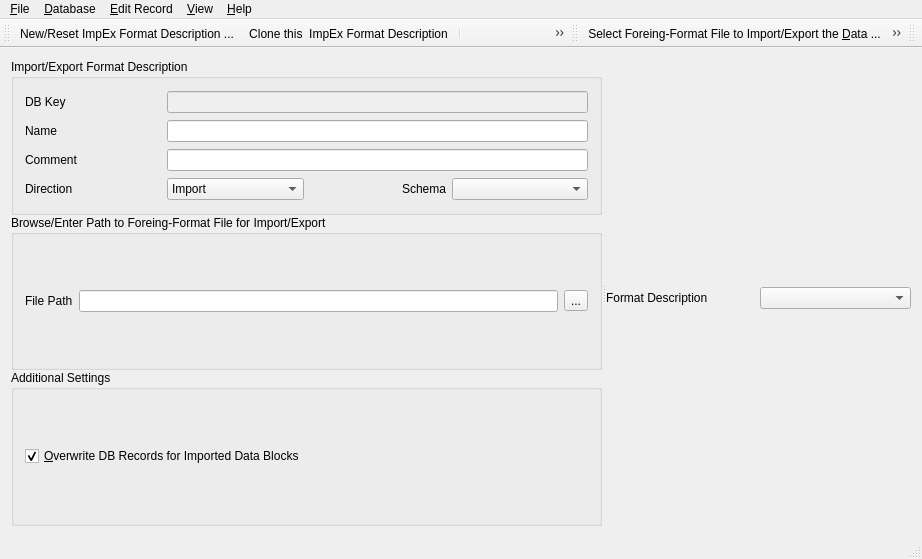
<?xml version="1.0" encoding="UTF-8"?>
<ui version="4.0">
 <class>FormatImpexWidget</class>
 <widget class="QMainWindow" name="FormatImpexWidget">
  <property name="windowModality">
   <enum>Qt::WindowModality::WindowModal</enum>
  </property>
  <property name="geometry">
   <rect>
    <x>0</x>
    <y>0</y>
    <width>922</width>
    <height>559</height>
   </rect>
  </property>
  <property name="windowTitle">
   <string>ImpEx Format Assemble Widget</string>
  </property>
  <widget class="QWidget" name="centralWidget">
   <layout class="QVBoxLayout" name="verticalLayout_5">
    <item>
     <widget class="QSplitter" name="splitter">
      <property name="orientation">
       <enum>Qt::Orientation::Horizontal</enum>
      </property>
      <widget class="QWidget" name="widget" native="true">
       <layout class="QVBoxLayout" name="verticalLayout_3">
        <property name="spacing">
         <number>0</number>
        </property>
        <property name="leftMargin">
         <number>0</number>
        </property>
        <property name="topMargin">
         <number>0</number>
        </property>
        <property name="rightMargin">
         <number>0</number>
        </property>
        <property name="bottomMargin">
         <number>0</number>
        </property>
        <item>
         <widget class="QGroupBox" name="groupBox_4">
          <property name="title">
           <string>Import/Export Format Description</string>
          </property>
          <layout class="QGridLayout" name="gridLayout">
           <item row="1" column="0">
            <widget class="QLabel" name="label_6">
             <property name="text">
              <string>Name</string>
             </property>
            </widget>
           </item>
           <item row="1" column="1" colspan="3">
            <widget class="QLineEdit" name="nameEdit"/>
           </item>
           <item row="2" column="0">
            <widget class="QLabel" name="label_7">
             <property name="text">
              <string>Comment</string>
             </property>
            </widget>
           </item>
           <item row="2" column="1" colspan="3">
            <widget class="QLineEdit" name="descEdit"/>
           </item>
           <item row="3" column="0">
            <widget class="QLabel" name="label_8">
             <property name="text">
              <string>Direction</string>
             </property>
             <property name="alignment">
              <set>Qt::AlignmentFlag::AlignLeading|Qt::AlignmentFlag::AlignLeft|Qt::AlignmentFlag::AlignVCenter</set>
             </property>
            </widget>
           </item>
           <item row="3" column="3">
            <widget class="QComboBox" name="schemaBox"/>
           </item>
           <item row="3" column="1">
            <widget class="QComboBox" name="direcBox">
             <item>
              <property name="text">
               <string>Import</string>
              </property>
             </item>
             <item>
              <property name="text">
               <string>Export</string>
              </property>
             </item>
             <item>
              <property name="text">
               <string>Update</string>
              </property>
             </item>
            </widget>
           </item>
           <item row="3" column="2">
            <widget class="QLabel" name="label_2">
             <property name="text">
              <string>Schema</string>
             </property>
             <property name="alignment">
              <set>Qt::AlignmentFlag::AlignRight|Qt::AlignmentFlag::AlignTrailing|Qt::AlignmentFlag::AlignVCenter</set>
             </property>
            </widget>
           </item>
           <item row="0" column="0">
            <widget class="QLabel" name="label_3">
             <property name="toolTip">
              <string>automatically generated when saving the record</string>
             </property>
             <property name="text">
              <string>DB Key</string>
             </property>
            </widget>
           </item>
           <item row="0" column="1" colspan="3">
            <widget class="QLineEdit" name="keyNoEdit">
             <property name="enabled">
              <bool>false</bool>
             </property>
             <property name="toolTip">
              <string>database record key</string>
             </property>
             <property name="readOnly">
              <bool>true</bool>
             </property>
            </widget>
           </item>
          </layout>
         </widget>
        </item>
        <item>
         <widget class="QGroupBox" name="groupBox_5">
          <property name="title">
           <string>Browse/Enter Path to Foreing-Format File for Import/Export</string>
          </property>
          <layout class="QGridLayout" name="gridLayout_2">
           <item row="0" column="2">
            <widget class="QToolButton" name="datafileButton">
             <property name="text">
              <string>...</string>
             </property>
            </widget>
           </item>
           <item row="0" column="0">
            <widget class="QLabel" name="label_9">
             <property name="text">
              <string>File Path</string>
             </property>
            </widget>
           </item>
           <item row="0" column="1">
            <widget class="QLineEdit" name="datafileEdit"/>
           </item>
          </layout>
         </widget>
        </item>
        <item>
         <widget class="QGroupBox" name="groupBox_6">
          <property name="title">
           <string>Additional Settings</string>
          </property>
          <layout class="QVBoxLayout" name="verticalLayout_4">
           <item>
            <widget class="QCheckBox" name="overwriteBox">
             <property name="text">
              <string>&amp;Overwrite DB Records for Imported Data Blocks</string>
             </property>
             <property name="checked">
              <bool>true</bool>
             </property>
            </widget>
           </item>
          </layout>
         </widget>
        </item>
       </layout>
      </widget>
      <widget class="QWidget" name="bsonWidget" native="true">
       <layout class="QGridLayout" name="gridLayout_3">
        <property name="leftMargin">
         <number>0</number>
        </property>
        <property name="rightMargin">
         <number>0</number>
        </property>
        <property name="bottomMargin">
         <number>0</number>
        </property>
        <property name="spacing">
         <number>3</number>
        </property>
        <item row="0" column="1">
         <widget class="QComboBox" name="impexschema"/>
        </item>
        <item row="0" column="0">
         <widget class="QLabel" name="label">
          <property name="text">
           <string>Format Description</string>
          </property>
         </widget>
        </item>
       </layout>
      </widget>
     </widget>
    </item>
   </layout>
  </widget>
  <widget class="QMenuBar" name="menuBar">
   <property name="geometry">
    <rect>
     <x>0</x>
     <y>0</y>
     <width>922</width>
     <height>22</height>
    </rect>
   </property>
   <widget class="QMenu" name="menu_File">
    <property name="title">
     <string>&amp;File</string>
    </property>
    <addaction name="actionNew"/>
    <addaction name="actionClone"/>
    <addaction name="separator"/>
    <addaction name="actionImport_File"/>
    <addaction name="actionExport_File"/>
    <addaction name="separator"/>
    <addaction name="actionSelect_Data_File"/>
    <addaction name="separator"/>
    <addaction name="action_Run_script"/>
    <addaction name="actionExecute_Export_to_Foreign_Format_File"/>
    <addaction name="separator"/>
    <addaction name="actionE_xit"/>
   </widget>
   <widget class="QMenu" name="menu_Edit">
    <property name="title">
     <string>&amp;Edit Record</string>
    </property>
    <addaction name="separator"/>
    <addaction name="action_Add_fields"/>
    <addaction name="action_Delete_fields"/>
    <addaction name="actionRemove_Alternatives_Union"/>
    <addaction name="separator"/>
    <addaction name="action_Resize_array"/>
    <addaction name="action_Clone_Current"/>
    <addaction name="actionReset_Data_to_Defaults"/>
    <addaction name="separator"/>
    <addaction name="action_Calculator"/>
    <addaction name="separator"/>
    <addaction name="actionAdd_one_field"/>
    <addaction name="action_Delete_field"/>
    <addaction name="separator"/>
    <addaction name="actionCopy_Field_Path"/>
    <addaction name="actionCopy_Field"/>
    <addaction name="actionPaste_Field"/>
   </widget>
   <widget class="QMenu" name="menu_View">
    <property name="title">
     <string>&amp;View</string>
    </property>
    <addaction name="action_Edit_id"/>
    <addaction name="actionKeep_Data_Fields_Expanded"/>
    <addaction name="action_Show_comments"/>
    <addaction name="action_Display_enums"/>
   </widget>
   <widget class="QMenu" name="menu_Database">
    <property name="title">
     <string>&amp;Database</string>
    </property>
    <addaction name="action_Read"/>
    <addaction name="action_Update"/>
    <addaction name="action_Delete"/>
   </widget>
   <widget class="QMenu" name="menuHelp">
    <property name="title">
     <string>&amp;Help</string>
    </property>
    <addaction name="actionContents"/>
    <addaction name="separator"/>
    <addaction name="actionVersion"/>
    <addaction name="actionAuthors"/>
    <addaction name="actionLicense"/>
    <addaction name="separator"/>
    <addaction name="action_Help_About"/>
   </widget>
   <addaction name="menu_File"/>
   <addaction name="menu_Database"/>
   <addaction name="menu_Edit"/>
   <addaction name="menu_View"/>
   <addaction name="menuHelp"/>
  </widget>
  <widget class="QStatusBar" name="statusBar"/>
  <widget class="QToolBar" name="editToolBar">
   <property name="floatable">
    <bool>false</bool>
   </property>
   <attribute name="toolBarArea">
    <enum>TopToolBarArea</enum>
   </attribute>
   <attribute name="toolBarBreak">
    <bool>false</bool>
   </attribute>
   <addaction name="actionNew"/>
   <addaction name="actionClone"/>
   <addaction name="separator"/>
   <addaction name="actionImport_File"/>
   <addaction name="actionExport_File"/>
   <addaction name="separator"/>
   <addaction name="action_Read"/>
   <addaction name="action_Update"/>
   <addaction name="action_Delete"/>
  </widget>
  <widget class="QToolBar" name="runToolBar">
   <property name="windowTitle">
    <string>toolBar</string>
   </property>
   <property name="movable">
    <bool>true</bool>
   </property>
   <property name="floatable">
    <bool>false</bool>
   </property>
   <attribute name="toolBarArea">
    <enum>TopToolBarArea</enum>
   </attribute>
   <attribute name="toolBarBreak">
    <bool>false</bool>
   </attribute>
   <addaction name="actionSelect_Data_File"/>
   <addaction name="action_Run_script"/>
   <addaction name="separator"/>
   <addaction name="actionContents"/>
  </widget>
  <widget class="QToolBar" name="nameToolBar">
   <property name="windowTitle">
    <string>toolBar</string>
   </property>
   <attribute name="toolBarArea">
    <enum>TopToolBarArea</enum>
   </attribute>
   <attribute name="toolBarBreak">
    <bool>false</bool>
   </attribute>
  </widget>
  <action name="actionE_xit">
   <property name="text">
    <string>&amp;Close Widget</string>
   </property>
  </action>
  <action name="actionNew">
   <property name="icon">
    <iconset resource="../../jsonui.qrc">
     <normaloff>:/menu/Icons/NewCreateRecordIcon24.png</normaloff>:/menu/Icons/NewCreateRecordIcon24.png</iconset>
   </property>
   <property name="text">
    <string>&amp;New/Reset ImpEx Format Description</string>
   </property>
   <property name="iconText">
    <string>New/Reset ImpEx Format Description ...</string>
   </property>
   <property name="toolTip">
    <string>New/Reset Import/Export Format Description ...</string>
   </property>
  </action>
  <action name="actionImport_File">
   <property name="icon">
    <iconset resource="../../jsonui.qrc">
     <normaloff>:/menu/Icons/ShowFilesIcon24.png</normaloff>:/menu/Icons/ShowFilesIcon24.png</iconset>
   </property>
   <property name="text">
    <string>&amp;Read Import/Export Description from File...</string>
   </property>
   <property name="iconText">
    <string>Read Import/Export Description from File ...</string>
   </property>
   <property name="toolTip">
    <string>Read Import/Export Description from File ...</string>
   </property>
  </action>
  <action name="actionExport_File">
   <property name="icon">
    <iconset resource="../../jsonui.qrc">
     <normaloff>:/menu/Icons/SaveCurrentRecordIcon24.png</normaloff>:/menu/Icons/SaveCurrentRecordIcon24.png</iconset>
   </property>
   <property name="text">
    <string>&amp;Save Import/Export Description to File ...</string>
   </property>
   <property name="iconText">
    <string>Write Import/Export Description to File ...</string>
   </property>
   <property name="toolTip">
    <string>Write Import/Export Description to File ...</string>
   </property>
  </action>
  <action name="action_Help_About">
   <property name="text">
    <string>Help &amp;About ...</string>
   </property>
   <property name="iconText">
    <string>Open Help Viewer ...</string>
   </property>
   <property name="toolTip">
    <string>Open Help Viewer ...</string>
   </property>
  </action>
  <action name="actionAuthors">
   <property name="text">
    <string>Au&amp;thors ...</string>
   </property>
  </action>
  <action name="actionLicense">
   <property name="text">
    <string>&amp;License ...</string>
   </property>
  </action>
  <action name="action_Add_fields">
   <property name="text">
    <string>Add &amp;Structured Data Fields ...</string>
   </property>
   <property name="iconText">
    <string>Add Structured Data Fields ...</string>
   </property>
   <property name="toolTip">
    <string>Add Structured Data Fields from Impex Schema ...</string>
   </property>
   <property name="shortcut">
    <string>F7</string>
   </property>
  </action>
  <action name="action_Delete_field">
   <property name="text">
    <string>R&amp;emove Selected Data Field</string>
   </property>
   <property name="toolTip">
    <string>Remove Selected Data Field</string>
   </property>
   <property name="shortcut">
    <string>F8</string>
   </property>
  </action>
  <action name="action_Resize_array">
   <property name="text">
    <string>Resize Selected List/&amp;Map/Set ...</string>
   </property>
   <property name="toolTip">
    <string>Resize Selected List/Map/Set</string>
   </property>
   <property name="shortcut">
    <string>F4</string>
   </property>
  </action>
  <action name="action_Calculator">
   <property name="text">
    <string>Apply &amp;Calculator to Selected Field Value(s) ...</string>
   </property>
   <property name="toolTip">
    <string>Apply Calculator to Selected Field Value(s)</string>
   </property>
   <property name="shortcut">
    <string>F5</string>
   </property>
  </action>
  <action name="actionAdd_one_field">
   <property name="text">
    <string>Add &amp;One Data Field ...</string>
   </property>
  </action>
  <action name="actionContents">
   <property name="icon">
    <iconset resource="../../jsonui.qrc">
     <normaloff>:/menu/Icons/QuestionMessageIcon24.png</normaloff>:/menu/Icons/QuestionMessageIcon24.png</iconset>
   </property>
   <property name="text">
    <string>Help &amp;Contents ...</string>
   </property>
  </action>
  <action name="action_Show_comments">
   <property name="checkable">
    <bool>true</bool>
   </property>
   <property name="text">
    <string>&amp;Display Comments to Data Fields</string>
   </property>
  </action>
  <action name="action_Display_enums">
   <property name="checkable">
    <bool>true</bool>
   </property>
   <property name="text">
    <string>&amp;Show Enum Names Instead of Values</string>
   </property>
  </action>
  <action name="actionRemove_Alternatives_Union">
   <property name="text">
    <string>Remove Alternatives (from &amp;Union)</string>
   </property>
  </action>
  <action name="actionVersion">
   <property name="text">
    <string>&amp;Version ...</string>
   </property>
  </action>
  <action name="actionReset_Data_to_Defaults">
   <property name="text">
    <string>Reset ImpEx Format Description to &amp;Defaults</string>
   </property>
  </action>
  <action name="action_Edit_id">
   <property name="checkable">
    <bool>true</bool>
   </property>
   <property name="text">
    <string>&amp;Edit _id of DB (Document) Records </string>
   </property>
  </action>
  <action name="actionKeep_Data_Fields_Expanded">
   <property name="checkable">
    <bool>true</bool>
   </property>
   <property name="text">
    <string>&amp;Keep Data Fields Expanded</string>
   </property>
  </action>
  <action name="actionClone">
   <property name="icon">
    <iconset resource="../../jsonui.qrc">
     <normaloff>:/menu/Icons/NewCloneRecordIcon24.png</normaloff>:/menu/Icons/NewCloneRecordIcon24.png</iconset>
   </property>
   <property name="text">
    <string>&amp;Clone this  ImpEx Format Description</string>
   </property>
   <property name="toolTip">
    <string>Clone this Structured Data Object</string>
   </property>
  </action>
  <action name="actionCopy_Field_Path">
   <property name="text">
    <string>Copy Field &amp;Path</string>
   </property>
  </action>
  <action name="actionCopy_Field">
   <property name="text">
    <string>Copy &amp;Field Value(s)</string>
   </property>
  </action>
  <action name="actionPaste_Field">
   <property name="text">
    <string>Paste F&amp;ield Value(s)</string>
   </property>
  </action>
  <action name="action_Delete">
   <property name="icon">
    <iconset resource="../../jsonui.qrc">
     <normaloff>:/menu/Icons/DeleteCurrentRecordIcon24.png</normaloff>:/menu/Icons/DeleteCurrentRecordIcon24.png</iconset>
   </property>
   <property name="text">
    <string>&amp;Delete Multiple ImpEx DB Documents ...</string>
   </property>
  </action>
  <action name="action_Update">
   <property name="icon">
    <iconset resource="../../jsonui.qrc">
     <normaloff>:/menu/Icons/save_db.png</normaloff>:/menu/Icons/save_db.png</iconset>
   </property>
   <property name="text">
    <string>Save/&amp;Update Import/Export Description to Database</string>
   </property>
   <property name="toolTip">
    <string>Update DB Record for Current ImpEx Format Description</string>
   </property>
  </action>
  <action name="action_Read">
   <property name="icon">
    <iconset resource="../../jsonui.qrc">
     <normaloff>:/menu/Icons/load_db.png</normaloff>:/menu/Icons/load_db.png</iconset>
   </property>
   <property name="text">
    <string>&amp;Load Import/Export Description from Database ...</string>
   </property>
   <property name="iconText">
    <string>Read ImpEx Format Description from Another DB Record ...</string>
   </property>
   <property name="toolTip">
    <string>Read ImpEx Format Description from Another DB Record ...</string>
   </property>
  </action>
  <action name="actionSelect_Data_File">
   <property name="icon">
    <iconset resource="../../jsonui.qrc">
     <normaloff>:/menu/Icons/Imp-exp-foreign.png</normaloff>:/menu/Icons/Imp-exp-foreign.png</iconset>
   </property>
   <property name="text">
    <string>&amp;Select Foreing-Format File to Import/Export ...</string>
   </property>
   <property name="iconText">
    <string>Select Foreing-Format File to Import/Export the &amp;Data ...</string>
   </property>
   <property name="toolTip">
    <string>Select Foreing-Format File to Import/Export the &amp;Data ...</string>
   </property>
  </action>
  <action name="action_Run_script">
   <property name="icon">
    <iconset resource="../../jsonui.qrc">
     <normaloff>:/menu/Icons/action-import.png</normaloff>:/menu/Icons/action-import.png</iconset>
   </property>
   <property name="text">
    <string>Execute &amp;Import from Foreign-Format File</string>
   </property>
  </action>
  <action name="actionExecute_Export_to_Foreign_Format_File">
   <property name="enabled">
    <bool>false</bool>
   </property>
   <property name="icon">
    <iconset resource="../../jsonui.qrc">
     <normaloff>:/menu/Icons/action-export.png</normaloff>:/menu/Icons/action-export.png</iconset>
   </property>
   <property name="text">
    <string>&amp;Execute Export to Foreign-Format File</string>
   </property>
  </action>
  <action name="action_Delete_fields">
   <property name="text">
    <string>Select and &amp;Remove Data Fields ...</string>
   </property>
   <property name="toolTip">
    <string>Remove Selected Data Fields</string>
   </property>
  </action>
  <action name="action_Clone_Current">
   <property name="text">
    <string>&amp;Clone Selected Field</string>
   </property>
   <property name="toolTip">
    <string>Add copy of current field to end of list/map</string>
   </property>
  </action>
 </widget>
 <layoutdefault spacing="6" margin="11"/>
 <resources>
  <include location="../../jsonui.qrc"/>
 </resources>
 <connections/>
</ui>
